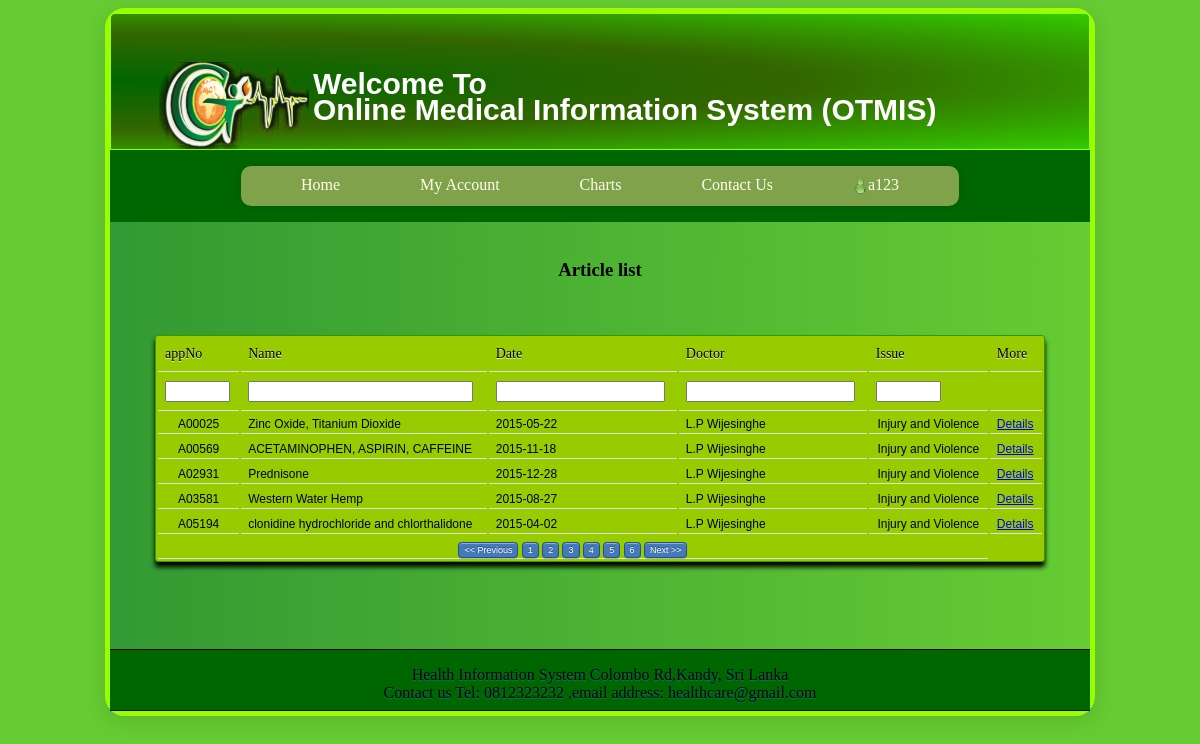
/articleLsit.php (signed in), run on the app's committed database.
### tables this page shows
CREATE TABLE IF NOT EXISTS `article` (
  `artId` char(6) NOT NULL,
  `dId` char(4) NOT NULL,
  `date` date NOT NULL,
  `issueId` char(4) NOT NULL,
  `topic` varchar(250) NOT NULL,
  `description` varchar(250) NOT NULL,
  PRIMARY KEY (`artId`),
  KEY `dId` (`dId`),
  KEY `issueId` (`issueId`)
);

CREATE TABLE IF NOT EXISTS `doctor` (
  `dId` char(10) NOT NULL,
  `MOIC` tinyint(4) NOT NULL DEFAULT '0',
  `name` varchar(50) NOT NULL,
  `gender` char(1) NOT NULL,
  `dPass` varchar(150) NOT NULL,
  `add` varchar(200) NOT NULL,
  `spId` char(4) NOT NULL,
  `hId` char(4) NOT NULL,
  `email` varchar(20) NOT NULL,
  `telNo` char(10) NOT NULL,
  `nic` char(10) NOT NULL,
  `dob` date NOT NULL,
  `district` varchar(50) NOT NULL,
  `slmcRegNo` int(4) NOT NULL,
  `imageType` varchar(6) NOT NULL,
  `maritalStatus` char(1) NOT NULL,
  `nationality` char(1) NOT NULL,
  PRIMARY KEY (`dId`),
  KEY `hId` (`hId`),
  KEY `spId` (`spId`)
);

CREATE TABLE IF NOT EXISTS `health_issue` (
  `issueId` char(4) NOT NULL DEFAULT '',
  `description` varchar(250) NOT NULL,
  `issue` varchar(50) NOT NULL,
  PRIMARY KEY (`issueId`)
);

### articleListController.php (the view, shortened to what this page needs)
<?php
function getArticleList(){
			$db = new DBAccess();
			$dbConnection = $db->initConnection();
			$str = "";
			$sql = "SELECT article.artId,article.topic, article.date,doctor.name,health_issue.issue FROM `article`,doctor,health_issue WHERE doctor.dId = article.dId AND health_issue.issueId = article.issueId";
	 	$str .='<h3 align="center">Article list</h3><br><br><table id="table" class="example table-autopage:10 table-stripeclass:alternate" style="width: 100%;" align="">
		<thead>
		<tr>
			<th align="center" class="Article Id">appNo</th>
			<th class="Topic">Name</th>
			<th class="filterable">Date</th>
			<th class="filterable">Doctor</th>
			<th class="filterable">Issue</th>
			<th align="center" class="filterable">More</th>
		</tr>
		<tr>
			<th><input size="5px" align="center" name="filter" onkeyup="Table.filter(this,this)"></th>
			<th><input size="25px" align="center" name="filter" onkeyup="Table.filter(this,this)"></th>
			<th><input align="center" name="filter" size="18" onkeyup="Table.filter(this,this)"></th>
			<th><input align="center" name="filter" size="18" onkeyup="Table.filter(this,this)"></th>
			<th align="center"><input id="appNo" size="5px" align="center" name="filter" onkeyup="Table.filter(this,this)"></th>
			<th>&nbsp;&nbsp;&nbsp;</th>
		</tr>
	</thead>
	<tbody>';
			$query=mysql_query($sql,$dbConnection) or die("SQL Error ".mysql_error());
			while($rows=mysql_fetch_array($query)){
			$str .="<tr>
							<td align='center'>".$rows["artId"]."</td>
							<td>".$rows["topic"]."</td>
							<td>".$rows["date"]."</td>
							<td>".$rows["name"]."</td>
							<td align='center'>".$rows["issue"]."</td>
							<td><a href='viewArticalDetails.php?no=".$rows["artId"]."'>Details</a></td>
						<tr>";
			}
			$str=$str.'<tbody><tfoot>
					<td align="center" colspan="5">
						<a style="cursor:pointer;font-size:9px;font-weight:100;" class="paging-link" onclick="pageexample(\'previous\',\'table\'); return false;">&lt;&lt;&nbsp;Previous</a>
						<a style="cursor:pointer;font-size:9px;font-weight:100;" id="page1" class="pagelink paging-link" onclick="pageexample(0,\'table\'); return false;">1</a>
						<a style="cursor:pointer;font-size:9px;font-weight:100;" id="page2" class="pagelink paging-link" onclick="pageexample(1,\'table\'); return false;">2</a>
						<a style="cursor:pointer;font-size:9px;font-weight:100;" id="page3" class="pagelink paging-link" onclick="pageexample(2,\'table\'); return false;">3</a>
						<a style="cursor:pointer;font-size:9px;font-weight:100;" id="page4" class="pagelink paging-link" onclick="pageexample(3,\'table\'); return false;">4</a>
						<a style="cursor:pointer;font-size:9px;font-weight:100;" id="page5" class="pagelink paging-link" onclick="pageexample(4,\'table\'); return false;">5</a>
						<a style="cursor:pointer;font-size:9px;font-weight:100;" id="page6" class="pagelink paging-link" onclick="pageexample(5,\'table\'); return false;">6</a>
						<a style="cursor:pointer;font-size:9px;font-weight:100;" class="paging-link" onclick="pageexample(\'next\',\'table\'); return false;">Next&nbsp;&gt;&gt;
					</td>';
		$str=$str.'</tfoot></table><br><br><br><br>';
			echo $str;
}

### css/sty.css (style rules this page uses)
body { background-color: #66CC33; }

### articleLsit.php (style rules this page uses)
.paging-link { text-decoration: none; padding: 2px 5px; background: #4479BA; color: #FFF;-webkit-border-radius: 4px; -moz-border-radius: 4px; border-radius: 4px; border: solid 1px #20538D; text-shadow: 0 -1px 0 rgba(0, 0, 0, 0.4); -webkit-box-shadow: inset 0 1px 0 rgba(255, 255, 255, 0.4), 0 1px 1px rgba(0, 0, 0, 0.2); -moz-box-shadow: inset 0 1px 0 rgba(255, 255, 255, 0.4), 0 1px 1px rgba(0, 0, 0, 0.2); box-shadow: inset 0 1px 0 rgba(255, 255, 255, 0.4), 0 1px 1px rgba(0, 0, 0, 0.2); }
#table { border: 1px solid #339900; background-color:#99CC00; box-shadow: 0px 5px 5px #000000; width: 118.3%; -moz-border-radius: 10px; -webkit-border-radius: 10px; border-radius: 3px; font-family: Arial,"Bitstream Vera Sans",Helvetica,Verdana,sans-serif; color: #000000; }
#table td, #table th { border-top-color: black; border-bottom: 1px solid #DFDFDF; color: #000; }
#table th { text-shadow: rgba(255, 255, 255, 0.796875) 0px 1px 0px; font-family: Georgia,"Times New Roman","Bitstream Charter",Times,serif; font-weight: normal; padding: 7px 7px 8px; text-align: left; line-height: 1.3em; font-size: 14px; }
#table td { font-size: 12px; padding: 4px 7px 2px; vertical-align: top; }

### data on the page
article: artId "A00025", topic "Zinc Oxide, Titanium Dioxide", date "2015-05-22", dId.name "L.P Wijesinghe", issueId.issue "Injury and Violence"
article: artId "A00569", topic "ACETAMINOPHEN, ASPIRIN, CAFFEINE", date "2015-11-18", dId.name "L.P Wijesinghe", issueId.issue "Injury and Violence"
article: artId "A02931", topic "Prednisone", date "2015-12-28", dId.name "L.P Wijesinghe", issueId.issue "Injury and Violence"
article: artId "A03581", topic "Western Water Hemp", date "2015-08-27", dId.name "L.P Wijesinghe", issueId.issue "Injury and Violence"
article: artId "A05194", topic "clonidine hydrochloride and chlorthalidone", date "2015-04-02", dId.name "L.P Wijesinghe", issueId.issue "Injury and Violence"

### other printed values
$user "a123"
